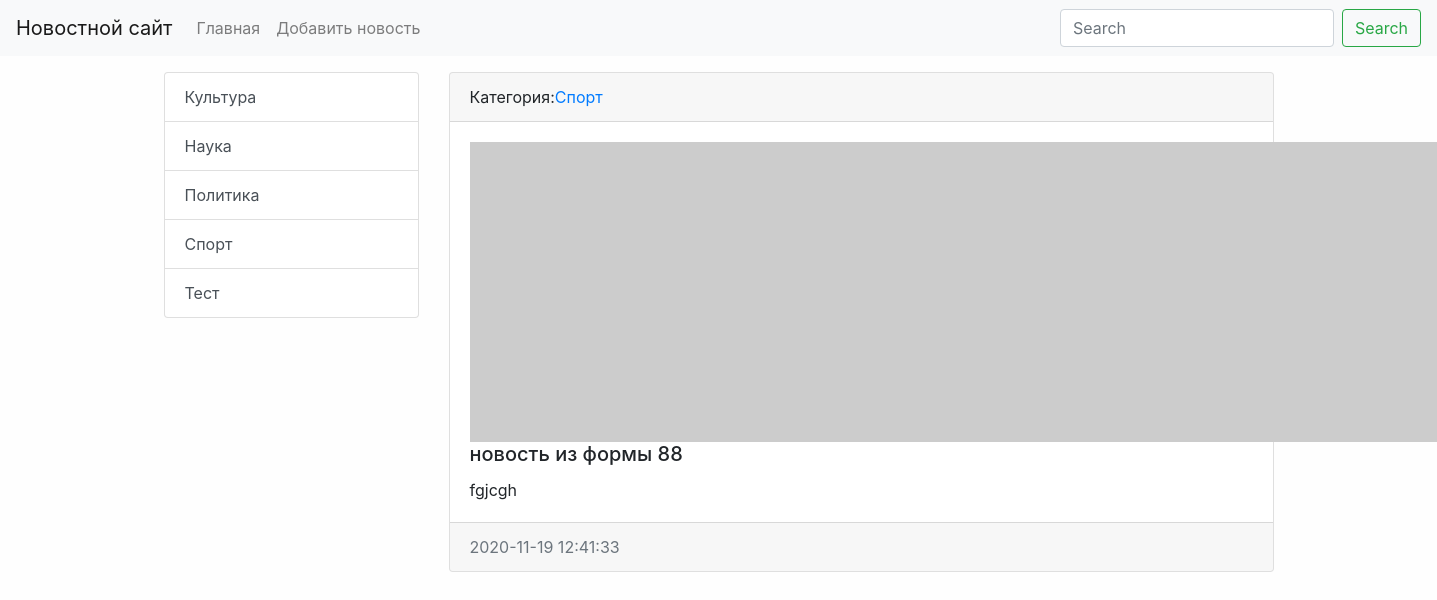
The app's page /news/15/ with its own data.
### news/models.py (models this page shows, shortened)
class Category(models.Model):
    title = models.CharField(max_length=150, db_index=True)
    def get_absolute_url(self):
        return reverse('category', kwargs={'category_id': self.pk})
    def __str__(self):
        return self.title
    class Meta:
        verbose_name = 'Категория'
        verbose_name_plural = 'Категории'
        ordering = ['title']

class News(models.Model):
    title = models.CharField(max_length=150, verbose_name='Наименование')
    content = models.TextField(blank=True, verbose_name='Контент')
    created_at = models.DateTimeField(auto_now_add=True, verbose_name='Создано')
    updated_at = models.DateTimeField(auto_now=True, verbose_name='Обновлено')
    photo = models.ImageField(upload_to='photo/%Y/%m/%d/', verbose_name='Фото', blank=True)
    is_published = models.BooleanField(default=True, verbose_name='Опубликовано')
    category = models.ForeignKey('Category', on_delete=models.PROTECT,  verbose_name='Категория')
    view = models.IntegerField(default=0)
    class Meta:
        verbose_name = 'Новость'
        verbose_name_plural = 'Новости'
        ordering = ['-created_at']

### news/views.py (the view)
# urls.py: path('news/<int:pk>/', ViewNews.as_view(), name='view_news'),
class ViewNews(DetailView):
    model = News
    template_name = 'news/news_detail.html'
    context_object_name = 'news_item'

### news/templatetags/news_tags.py (called while the page is built)
@register.simple_tag(name='get_list_categories')
def get_categories():
    return Category.objects.all()

@register.inclusion_tag('news/list_categories.html')
def show_categories():
    categories = Category.objects.all()
    return {'categories': categories}

### news/templates/news/news_detail.html (shortened to what this page needs)
{% extends 'base.html' %}
{% block sitebar %}
{% include 'inc/_sidebar.html' %}
{% endblock %}
{% block content %}
<div class="card bm-3">
  <div class="card-header">
    Категория:<a href="{{ news_item.category.get_absolute_url }}">{{ news_item.category }}</a>
  </div>
  <div class="card-body">
    {% if item.photo %}
    <img src="{{ news_item.photo.url }}" alt="" width="300" class="float-left mr-3">
    {% else %}
    <img src="https://picsum.photos/id/1060/300/235/?blur=2" alt="" class="mr-3">
    {% endif %}
    <h5 class="card-title \">{{ news_item.title }}</h5>
    <p class="card-text">{{ news_item.content }}</p>
  </div>
  <div class="card-footer text-muted">
    {{ news_item.created_at|date:"Y-m-d H:i:s" }}
  </div>
</div>
{% endblock %}

### news/templates/news/list_categories.html
<div class="list-group">
  {% for item in categories %}
  <a href=" {{ item.get_absolute_url }}" class="list-group-item list-group-item-action">{{ item.title }}</a>
  {% endfor %}
</div>

### mysite/static/css/style.css (style rules this page uses)
body { background-color: #fefefe; }

### records on screen
Category: title "Культура"
Category: title "Наука"
Category: title "Политика"
Category: title "Спорт"
Category: title "Тест"
News: category "Спорт", title "новость из формы 88", content "fgjcgh", created_at "2020-11-19 12:41:33"
